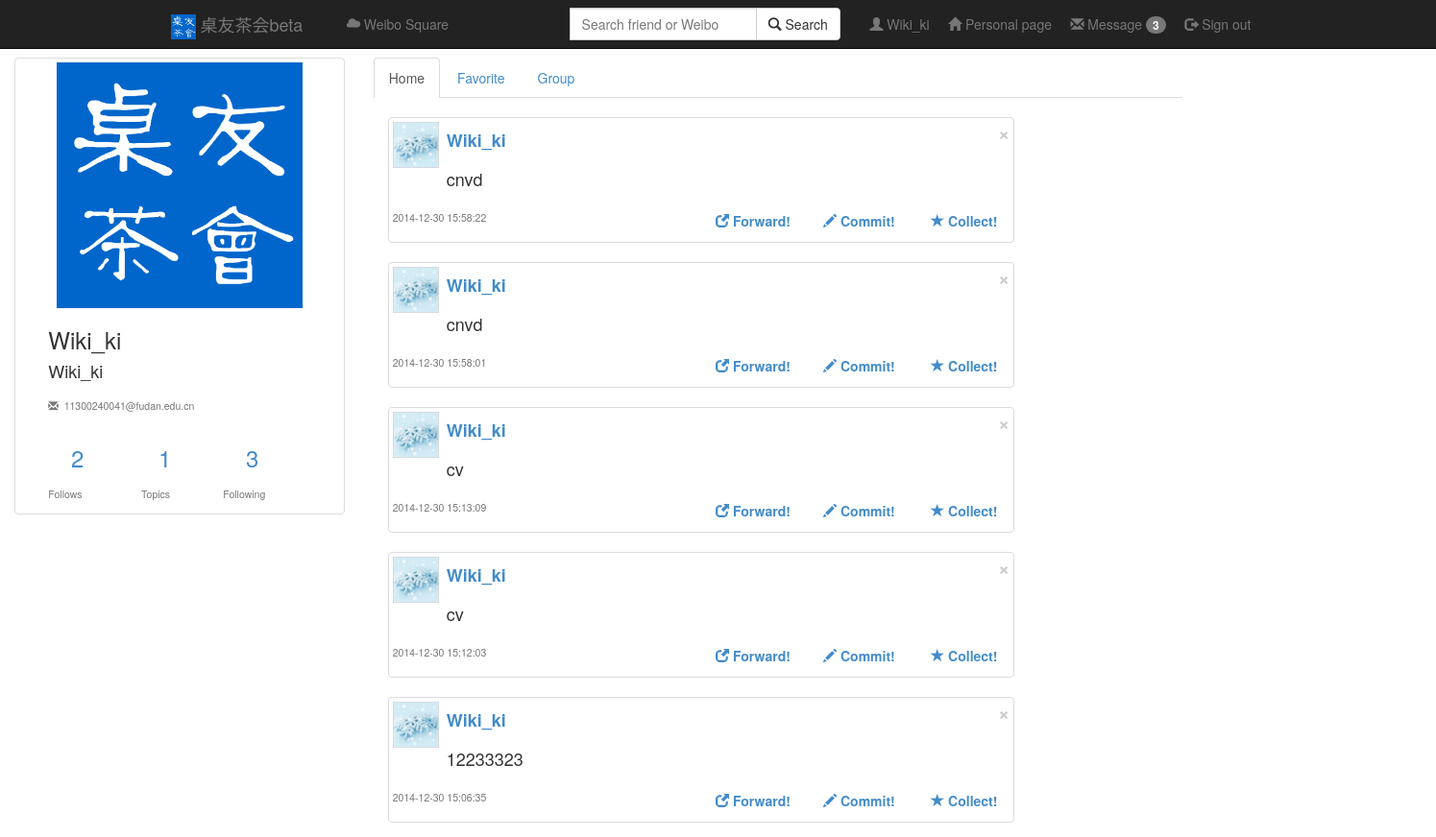
Page /homepage?uid=Wiki_ki (upper part) on the earlier database version.
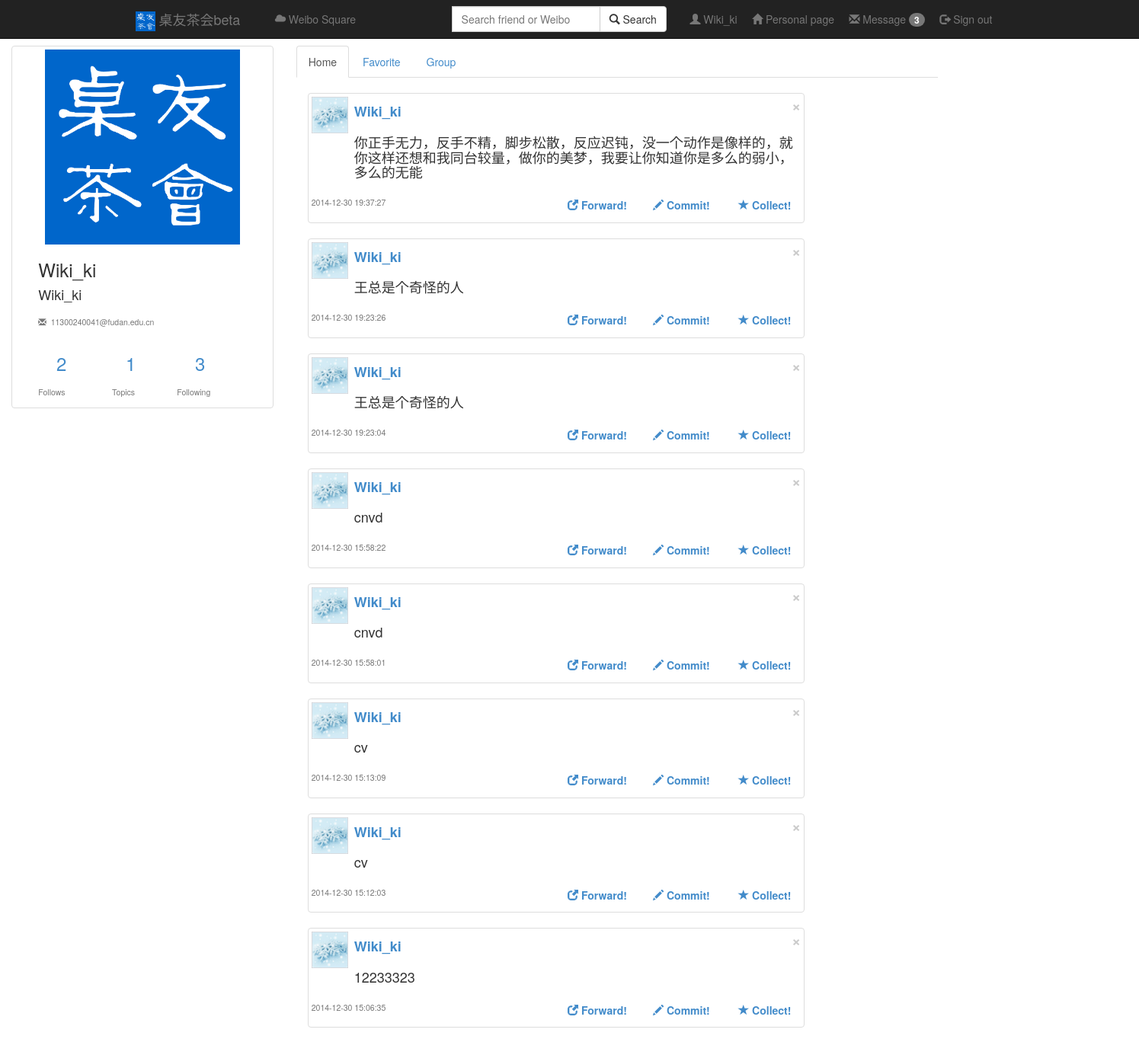
Same page on the later database version.
### app/models.py (models this page shows, shortened)
class User(db.Model):
    username = db.Column(db.String(128) , primary_key = True)
    nickname = db.Column(db.String(128) , index = True)
    email = db.Column(db.String(128) , index = True)
    password = db.Column(db.String(256) , index = True)
    state = db.Column(db.SmallInteger , default = STATE_OK)#激活和非激活状态
    role = db.Column(db.SmallInteger ,default = ROLE_USER)#用户和管理员两种权限
    lvip = db.Column(db.SmallInteger , default = 0)#活跃度等级
    point = db.Column(db.SmallInteger , default = 0)#活跃度分值

class Weibo(db.Model):
    idweibo = db.Column(db.String(256) , primary_key = True)#username+potime+content做md5加密
    username = db.Column(db.String(128))#发微博人
    potime = db.Column(db.String(128))#时间
    wtype = db.Column(db.String(128))#微博类型，原微博，原微博下回复，私信
    fatherid = db.Column(db.String(256),default = 'null')#所在楼id
    number = db.Column(db.Integer)#楼数
    content = db.Column(db.String(1024))#内容

### app/views.py (the view)
@app.route('/homepage')
def homepage():
        if request.args.get('uid') == 'self':
                if 'username' in session:
                        username = session['username']
                else:
                        return render_template("error.html")
                posts = models.Weibo.query.filter_by(username=username,wtype="o").all()
                posts.reverse()
                ret = models.User.query.filter_by(username=username).first()
                return render_template("homepage.html",posts=posts,ret = ret , nickname=ret.nickname)
        else:
                username = request.args.get('uid')
                posts = models.Weibo.query.filter_by(username=username,wtype="o").all()
                posts.reverse()
                ret = models.User.query.filter_by(username=username).first()
                return render_template("homepage.html",posts=posts,ret = ret, nickname=ret.nickname)
        return render_template("error.html")

### app/templates/homepage.html (shortened to what this page needs)
{% extends "base.html" %}
{% block content %}
<br>
<br>
<br>
<div class = "container-fluid">
	<div class = "row">
		<div class="col-sm-3 col-md-3">
			<div class="thumbnail">
				<img src="/static/pic/icon.jpg" height="256" width="256"></img>
				<div class="row">
					<div class="col-md-11 col-md-offset-1">
						<h3>{{ ret.nickname }}</h3>
						<h4> {{ ret.username}}</h4>
					</div>
					<div class="col-md-11 col-md-offset-1">
						<label for="friendcard" id="email"><h5><small><span class="glyphicon glyphicon glyphicon-envelope"></span>&nbsp;&nbsp;{{ ret.email }}</small></h5></label>
					</div>
				</div>
				<div class="row">
					<div class="col-md-3  col-md-offset-1">
						<div class="col-md-12">
							<a class="text-center" id="Follownum" href="/settings/follows"><h3>2</h3></a>
						</div>
					</div>
					<div class="col-md-3">
						<div class="col-md-12">
							<a class="text-center" id="Topicnum"  href="#"><h3>1</h3></a>
						</div>
					</div>
					<div class="col-md-3">
						<div class="col-md-12">
							<a class="text-center" id="Followingnum"  href="/settings/following"><h3>3</h3></a>
						</div>
					</div>
				</div>
				<div class="row">
					<div class="col-md-3  col-md-offset-1">
							<p class="text-center"><h5><small>Follows</small></h5></p>
					</div>
					<div class="col-md-3">
							<p class="text-center"><h5><small>&nbsp;&nbsp;Topics</small></h5></p>
					</div>
					<div class="col-md-3">
							<p class="text-center"><h5><small>Following</small></h5></p>
					</div>
				</div>
			</div>
		</div>
		<div class = "col-sm-12 col-md-7">
			<div class = "row">
				<div class="col-md-12">
					<ul class="nav nav-tabs" role="tablist">
						<li role="presentation" class="active"><a href="#">Home</a></li>
						<li role="presentation"><a href="#">Favorite</a></li>
						<li role="presentation"><a href="#">Group</a></li>
					</ul>
				</div>
			</div>
			<div class = "container" id = "bigtable">
				{% for post in posts %}
				<div class = "row">
					<div class="col-md-7">
						<div class="thumbnail">
							<div class = "row">
								<div class="col-md-1">
									<img src="/static/pic/test.jpg" height="48" width="48" href=""></img>
								</div>
								<div class="col-md-11">
									<div class="row">
										<div class="col-md-6">
											<a class="text-left" href=""><h4><b>{{nickname}}</b></h4></a>
										</div>
										<div class="col-md-3 col-md-offset-3">
											<button type="button" class="close" data-dismiss="alert"><span aria-hidden="true">&times;</span><span class="sr-only">Close</span></button>
										</div>
									</div>
									<div class="row">
										<div class="col-md-12">
											<label ><h4>{{post.content}}</h4></label>
										</div>
									</div>
								</div>
								<div class="col-md-3">
									<p class="text-center"><h5><small>{{post.potime}}</small></h5></p>
								</div>
								<div class="col-md-2 col-md-offset-3">
									<a class="text-left" href=""><h5><b><span class="glyphicon glyphicon-new-window"></span> Forward!</b></h5></a>
								</div>
								<div class="col-md-2">
									<a class="text-left" href=""><h5><b><span class="glyphicon glyphicon-pencil"></span> Commit!</b></h5></a>
								</div>
								<div class="col-md-2">
									<a class="text-left" href=""><h5><b><span class="glyphicon glyphicon-star"></span> Collect!</b></h5></a>
								</div>
							</div>
						</div>
					</div>
				</div>
				{% endfor %}
			</div>
		</div>
		<div class = "col-md-2"></div>
	</div>
</div>
{% endblock %}

### app/templates/base.html (shortened to what this page needs)
<html>
<head>
<link href="/static/css/bootstrap.min.css" rel="stylesheet">
</head>
<body>
<div class="navbar navbar-inverse navbar-fixed-top" role="navigation">
	<div class="container">
		<div class="navbar-header">
			<a class="navbar-brand" href="/home"><img src="/static/pic/icon.jpg" height="26" width="26"></img> 桌友茶会beta</a>
		</div>
		<p class="navbar-text navbar-left">
			&nbsp;&nbsp;&nbsp;&nbsp;<a href="/square" class="navbar-link"><span class="glyphicon glyphicon-cloud"></span>&nbsp;Weibo Square</a>&nbsp;&nbsp;&nbsp;&nbsp;
		</p>
		<p class="navbar-text navbar-right">
			<span class="glyphicon glyphicon-user"></span><a href="/settings/profile" class="navbar-link" id = "Nick">&nbsp;{{ nickname }}</a>&nbsp;&nbsp;&nbsp;&nbsp;
			<a href="/homepage?uid=self" class="navbar-link"><span class="glyphicon glyphicon glyphicon-home"></span> Personal page</a>&nbsp;&nbsp;&nbsp;&nbsp;
			<a href="/message/letter" class="navbar-link"><span class="glyphicon glyphicon-envelope"></span> Message&nbsp;<span class="badge">3</span></a>&nbsp;&nbsp;&nbsp;&nbsp;
			<a href="/logout" class="navbar-link"><span class="glyphicon glyphicon-log-out"></span> Sign out</a>
		</p>
		<form class="navbar-form navbar-right" role="form" action = "/result" method = "post">
			<div class="input-group">
				<div class="form-group">
				<input type="text" class="form-control" name = "query" placeholder="Search friend or Weibo">
				</div>
				<span class="input-group-btn">
					<button class="btn btn-default" type="submit" ><span class="glyphicon glyphicon-search"></span>&nbsp;Search</button>
				</span>
			</div>&nbsp;&nbsp;&nbsp;&nbsp;
		</form>
	</div>
</div>
	{% block content %} {% endblock %}
  </body>
</html>

Differences in the rows shown:
added Weibo: {{ nickname }} "Wiki_ki", content "你正手无力，反手不精，脚步松散，反应迟钝，没一个动作是像样的，就你这样还想和我同台较量，做你的美梦，我要让你知道你是多么的弱小，多么的无能", potime "2014-12-30 19:37:27"
added Weibo: {{ nickname }} "Wiki_ki", content "王总是个奇怪的人", potime "2014-12-30 19:23:26"
added Weibo: {{ nickname }} "Wiki_ki", content "王总是个奇怪的人", potime "2014-12-30 19:23:04"
